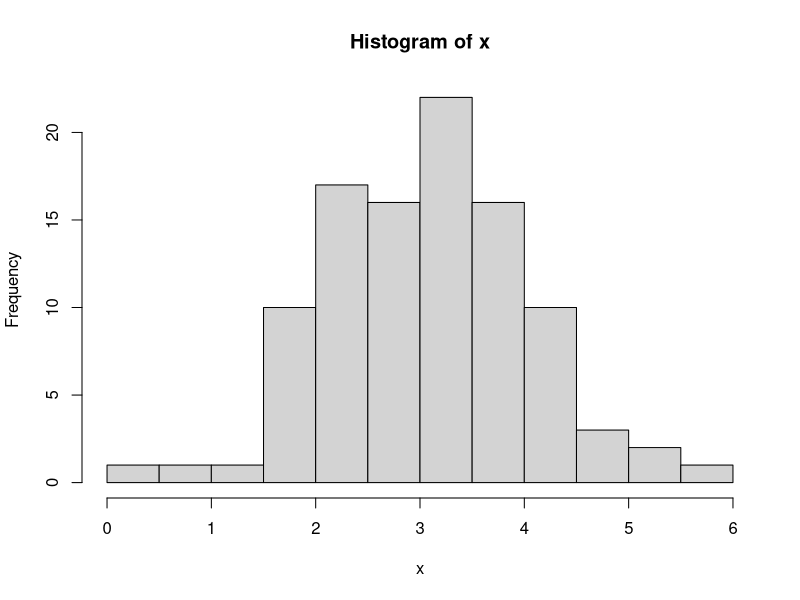

This figure's R source:

n<-100
mu<-3
std<-1

vari=std^2

x<-rnorm(n, mean = mu, sd = std)
hist(x)

like<- -n/2*log(2*pi*vari) -1/(2*vari)*sum((x-mu)^2)
like

